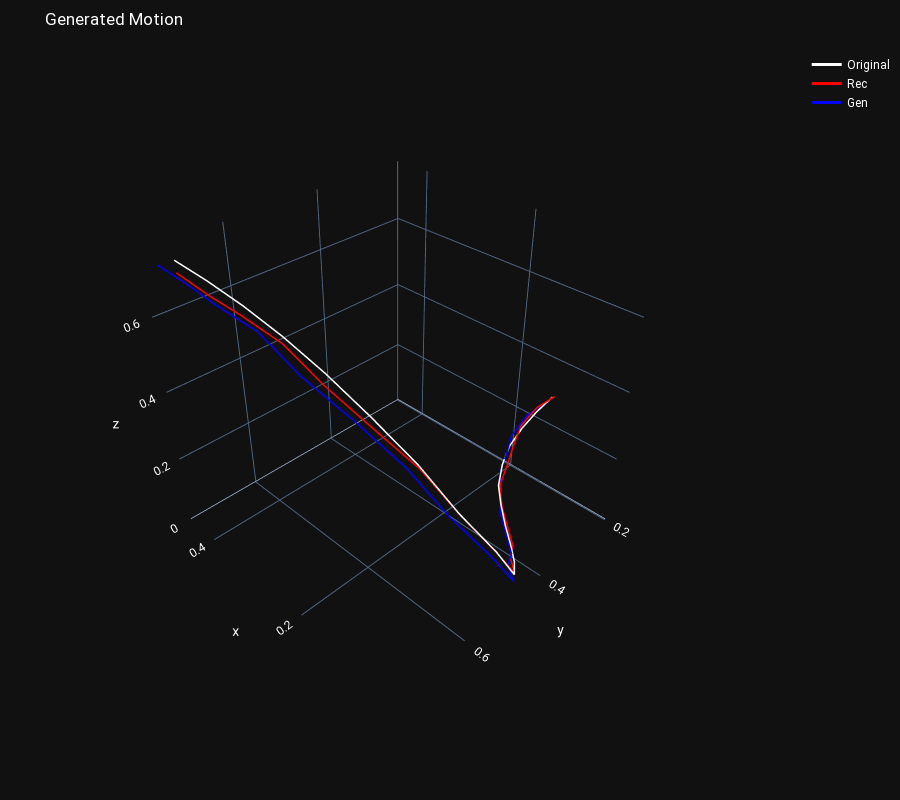

Source (notebook cell):
### Markdown cell above
Comparing a sample from the original dataset, the same sample reconstructed, and a sample that is generated with a slight difference.

### Code cell
compare_orig_rec_gen(model, project_config)

### Figure 1 — Plotly figure (JSON) as saved in the notebook; plotly's stock layout.template omitted (floating-point values rounded to 4 significant figures)
{"data": [{"line": {"color": "white", "width": 3}, "mode": "lines", "name": "Original", "type": "scatter3d", "x": [0.4326, 0.3951, 0.3513, 0.3015, 0.2458, 0.1857, 0.1256, 0.07457, 0.03972, 0.03236, 0.03321, 0.04201, 0.05518, 0.07078, 0.0865, 0.1001, 0.1113, 0.1187, 0.1241, 0.1279], "y": [0.7167, 0.6935, 0.67, 0.6471, 0.6245, 0.6014, 0.5741, 0.5456, 0.4986, 0.453, 0.4555, 0.456, 0.4534, 0.4438, 0.4287, 0.3998, 0.3648, 0.3194, 0.2698, 0.2173], "z": [0.7365, 0.7003, 0.6572, 0.6056, 0.5431, 0.4669, 0.3752, 0.2664, 0.1481, 0.03713, 0.08073, 0.1268, 0.1695, 0.2064, 0.2362, 0.2611, 0.2778, 0.2912, 0.2998, 0.3049]}, {"line": {"color": "red", "width": 3}, "mode": "lines", "name": "Rec", "type": "scatter3d", "x": [0.4179, 0.387, 0.3482, 0.2988, 0.238, 0.1832, 0.1285, 0.07854, 0.04324, 0.03488, 0.04304, 0.03988, 0.05267, 0.06979, 0.08609, 0.09579, 0.105, 0.1197, 0.127, 0.1253], "y": [0.7266, 0.7015, 0.6784, 0.651, 0.6358, 0.6041, 0.5655, 0.5393, 0.4951, 0.4478, 0.4516, 0.4527, 0.4512, 0.4423, 0.4253, 0.3928, 0.3649, 0.3219, 0.2653, 0.2153], "z": [0.7211, 0.6766, 0.6415, 0.5923, 0.526, 0.445, 0.3532, 0.2551, 0.1421, 0.0333, 0.08069, 0.1223, 0.1664, 0.2015, 0.2338, 0.2601, 0.2827, 0.2993, 0.3073, 0.3074]}, {"line": {"color": "blue", "width": 3}, "mode": "lines", "name": "Gen", "type": "scatter3d", "x": [0.4475, 0.4152, 0.3798, 0.3268, 0.2615, 0.1993, 0.1356, 0.08254, 0.04136, 0.03081, 0.04133, 0.03776, 0.04904, 0.06707, 0.08089, 0.09757, 0.1053, 0.1203, 0.1304, 0.1324], "y": [0.7364, 0.7141, 0.6967, 0.67, 0.6568, 0.6226, 0.5865, 0.5586, 0.5079, 0.4561, 0.4597, 0.4583, 0.4586, 0.4496, 0.4286, 0.4087, 0.3816, 0.3457, 0.288, 0.2319], "z": [0.7266, 0.69, 0.6554, 0.6126, 0.5447, 0.4621, 0.3657, 0.2618, 0.1399, 0.01982, 0.06301, 0.1045, 0.1521, 0.1895, 0.2237, 0.2472, 0.2731, 0.2868, 0.2949, 0.2924]}], "layout": {"coloraxis": {"showscale": false}, "font": {"color": "white", "family": "Roboto, monospace", "size": 12}, "height": 800, "margin": {"b": 50, "l": 5, "r": 5, "t": 50}, "scene": {"aspectratio": {"x": 1, "y": 1, "z": 1}, "camera": {"eye": {"x": -1.5, "y": 1.5, "z": 1.5}, "up": {"x": 0, "y": 0, "z": 1}}}, "showlegend": true, "title": {"text": "Generated Motion"}, "xaxis": {"fixedrange": true, "showgrid": false, "showticklabels": false, "zeroline": false, "zerolinecolor": "gray", "zerolinewidth": 1}, "yaxis": {"fixedrange": true, "scaleanchor": "x", "scaleratio": 1, "showgrid": false, "showticklabels": false, "zeroline": false, "zerolinecolor": "gray", "zerolinewidth": 1}}}
